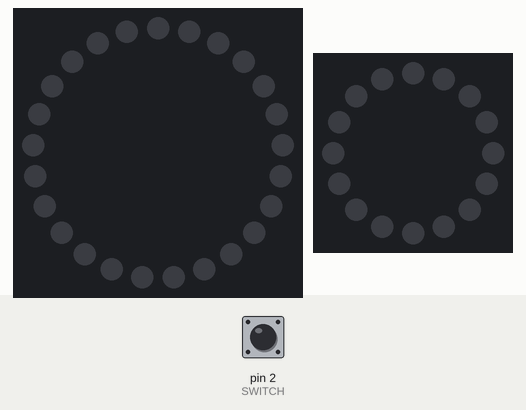
Simulated run of this sketch. Board: Arduino Uno, built with avr-gcc and run on an emulated ATmega328P. Shown: 25 RGB LEDs in a ring, first at the top, clockwise, 16 RGB LEDs in a ring, first at the top, clockwise. The inputs (shaded band) are chosen by the test bench; at power-on: pin 2 (SWITCH) HIGH. Dim RGB values are drawn brighter than linear; random numbers use the default seed unless the sketch sets one; the audio player accepts every command and is not drawn.

Above: at 1.6 s.
1.7 s: pin 2 (SWITCH) pulled LOW for 3.2 s
At 3.56 s:
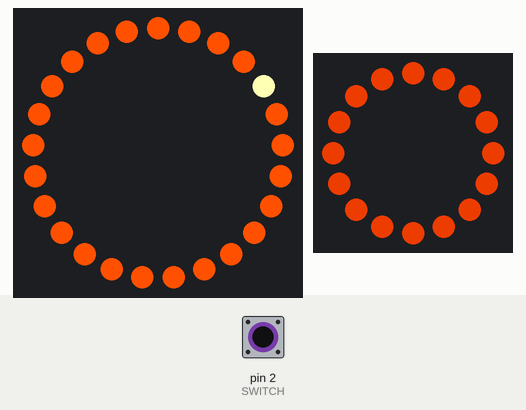
At 4.17 s:
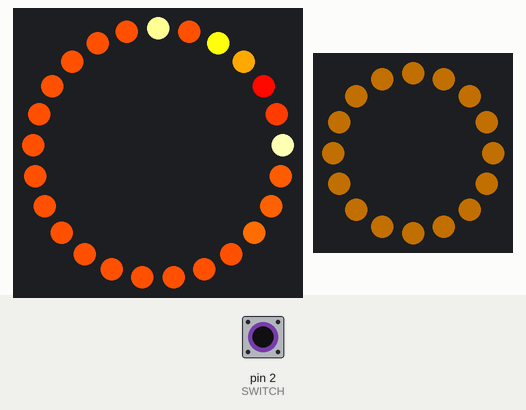
5.5 s: pin 2 (SWITCH) pulled LOW for 0.15 s
6.2 s: pin 2 (SWITCH) pulled LOW for 1 s
7.8 s: pin 2 (SWITCH) pulled LOW for 0.15 s
At 7.86 s:
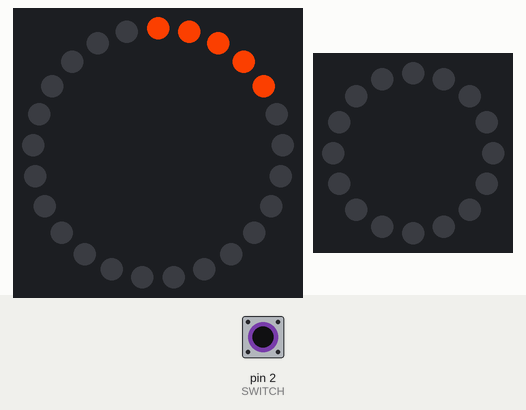
Timing chart, 0 to 9.5 s (numbered marks = the images above; inputs shaded):
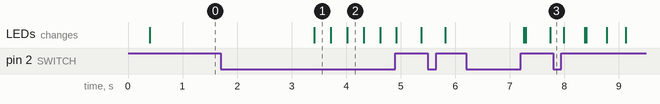

The sketch:

flamethrower_v2.ino
```cpp
#include <FastLED.h>
#include <SoftwareSerial.h>
#include <DFPlayer_Mini_Mp3.h>

#define NUMLEDS 25
#define RINGLEDS 16
#define STRIPPIN 6
#define RINGPIN 5
#define SWITCH 2

#define THRESHOLD 70

CRGB stripLed[NUMLEDS];
CRGB ringLed[RINGLEDS];

SoftwareSerial mySerial(10, 11);

bool switchVal;
float t, v;
byte flash = 0, splay;
uint8_t switchState = 0, track, fireCounter = 5;
unsigned long timer, timerLed;

void setup() {
  Serial.begin(9600);
  delay(200);
  mySerial.begin(9600);
  mp3_set_serial(mySerial);
  mp3_set_volume(30);
  delay(200);
  FastLED.addLeds<WS2812, STRIPPIN, GRB>(stripLed, NUMLEDS);
  FastLED.addLeds<WS2812, RINGPIN, GRB>(ringLed, RINGLEDS);
  FastLED.setBrightness(255

  );
  pinMode(SWITCH, INPUT_PULLUP);
  randomSeed(analogRead(0));

}


void setPixel(uint8_t Pixel, uint8_t red, uint8_t green, uint8_t blue) {
  stripLed[Pixel].r = red;
  stripLed[Pixel].g = green;
  stripLed[Pixel].b = blue;
}

void setAll(uint8_t red, uint8_t green, uint8_t blue) {
  for (uint8_t i = 0; i < NUMLEDS; i++ ) {
    setPixel(i, red, green, blue);
  }
  FastLED.show();
}


//void Fire(int Cooling, int Sparking, int SpeedDelay)
void Fire(uint8_t Cooling, uint8_t Sparking) {
  static byte heat[NUMLEDS];
  int cooldown;

  // Step 1.  Cool down every cell a little
  for ( uint8_t i = 0; i < NUMLEDS; i++) {
    cooldown = random(0, ((Cooling * 10) / NUMLEDS) + 2);

    if (cooldown > heat[i]) {
      heat[i] = 0;
    } else {
      heat[i] = heat[i] - cooldown;
    }
  }

  // Step 2.  Heat from each cell drifts 'up' and diffuses a little
  for ( uint8_t k = NUMLEDS - 1; k >= 2; k--) {
    heat[k] = (heat[k - 1] + heat[k - 2] + heat[k - 2]) / 3;
  }

  // Step 3.  Randomly ignite new 'sparks' near the bottom
  if ( random(255) < Sparking ) {
    uint8_t y = random(7);
    heat[y] = heat[y] + random(160, 255);
    //heat[y] = random(160,255);
  }

  // Step 4.  Convert heat to LED colors
  for ( uint8_t j = 0; j < NUMLEDS; j++) {
    setPixelHeatColor(j, heat[j] );
  }
  //Serial.println(heat[14]);
  if (heat[14] > THRESHOLD) {
    flash = 1;
  }


}

void setPixelHeatColor (uint8_t Pixel, uint8_t temperature) {
  // Scale 'heat' down from 0-255 to 0-191
  uint8_t t192 = round((temperature / 255.0) * 191);

  // calculate ramp up from
  uint8_t heatramp = t192 & 0x3F; // 0..63
  heatramp <<= 2; // scale up to 0..252

  // figure out which third of the spectrum we're in:
  if ( t192 > 0x80) {                    // hottest
    //setPixel(Pixel, 255, 255, heatramp);
    setPixel(Pixel, 255, 255, 180);
  } else if ( t192 > 0x40 ) {            // middle
    //setPixel(Pixel, 255, heatramp, 0);
    setPixel(Pixel, 255, 255, heatramp);
  } else {                               // coolest
    //setPixel(Pixel, heatramp, 0, 0);
    setPixel(Pixel, 255, 80 + heatramp, 0);
  }
}

void displayRing() {
  if (millis() - timerLed >= 10) {
    if (flash == 0) {
      fill_solid(ringLed, RINGLEDS, CRGB(random(50, 200), 50, 0));
    }
    if (flash > 0) {
      fill_solid(ringLed, RINGLEDS, CRGB(255, 255, 30));
      flash++;
      if (flash > 3) {
        flash = 0;
      }
    }
    FastLED.show();
    timerLed = millis();
  }
}

void flickerFlame(uint8_t pixel) {
  uint8_t duration = random(10, 150);
  if (millis() - timerLed >= duration) {
    uint8_t flickerGreen = random(30, 100);
    uint8_t flickerRed = random(100, 255);
    fill_solid(stripLed, pixel, CRGB(flickerRed, flickerGreen, 0));
    FastLED.show();
    timerLed = millis();
  }
}

void loop() {
  switchVal = digitalRead(SWITCH);
  fill_solid(stripLed, NUMLEDS, CRGB(0, 0, 0));
  fill_solid(ringLed, RINGLEDS, CRGB(0, 0, 0));
  FastLED.show();
  switch (switchState) {
    case 0:
      //play flamethrower ignition
      mp3_play(1);
      delay(3000);
      switchState = 1;
      break;

    case 1:
      if (switchVal == 1) {
        if (millis() - timer >= 13000 || splay == 0) {
          //play sound flame on and flicker flame animation on the first 5 leds

          splay = 1; // avoid resending command immediately to enable the play of the track
          mp3_play(2);
          delay(10); //delay to register command sent
          timer = millis();
        }
        flickerFlame(5);
        switchState = 1;
      } else {
        switchState = 2;
      }
      break;

    case 2:
      //fire random sound and animation on all leds
      track = random(3, 8);
      if (millis() - timer >= 30000 || splay == 1) {

        //FastLED.show();
        //delay(10);
        mp3_play(track);
        delay(10);
        timer = millis();
        splay = 0;
      }
      Fire(55, 120);
      displayRing();
      if (switchVal == 1) {
        //replay sound flame on and flicker flame animation on the first 5 leds
        fill_solid(stripLed, NUMLEDS, CRGB(0, 0, 0));
        flickerFlame(5);
        fill_solid(ringLed, RINGLEDS, CRGB(0, 0, 0));
        FastLED.show();
        //switchState = 3;
      //}
      fireCounter--;
      if (fireCounter <= 0) {
        switchState = 3;
        fireCounter = 5;
      } else {
        switchState = 1;
      }
      }
      break;

    case 3:
      //play empty canister sound and turn off all leds
      fill_solid(stripLed, NUMLEDS, CRGB(0, 0, 0));
      fill_solid(ringLed, RINGLEDS, CRGB(0, 0, 0));
      FastLED.show();
      mp3_play(9);  //change sound on sd card!!!!
      delay(6300);
      switchState = 0;
      break;

  }
}
```
